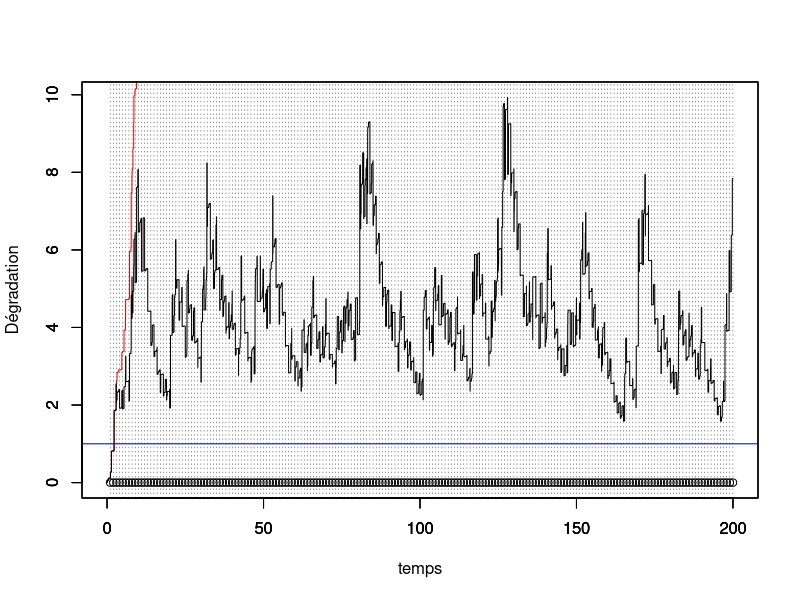

R code for this plot: (Note: this script raises an error after producing the figure.)
# Programme d'optimisation de la maintenance en fonction de tau et de L
rm(list=ls())
library(ggplot2)
library(tidyverse)

# Définition des coûts d'inspections et  de maintenances.
C_I <- 1
C_P <- 10
C_C <- 50

MaintOpti <- function(tau,L=80,col){
  rho = 0.2 # parametre ARDinf
  M=50 # seuil pour MC et renouvellement
  tps.final <-200 # fenêtre d'observation du processus
  id.newcycle <- FALSE # Initialisation du nb de cycle de renouvellement
  
  #set.seed(123)
  # Simulation d'un processus gamma jusqu'au temps final
  pas = 0.01 # pas de temps pour simuler le processus
  
  alpha = 1 # paramètre de forme de Gamma a = alpha (t)^beta
  beta = 1 # paramètre de forme  de Gamma
  b=1   # paramètre d'échelle du Gamma
  temps = seq(from = 0,to = tps.final,by = pas)
  
  n=length(temps)
  
  nb.inspections<- floor(tps.final/tau) # nombre d'inspections max pendant la fenêtre d'observation.
  
  obs<-numeric(nb.inspections) # données observées (pendant les inspections, à t_j^-)
  
  j<-1 # indicateur prochaine inspection
  j.newcycle <- 0 # identifier le j où nouveau cycle
  nb.cycles <- 1 # compteur de cycles
  
  x=matrix(nrow=nb.inspections+1,ncol = n) # processus Gamma simulé, nb.lignes = nb.cycles
  x[nb.cycles,1] = 0     # initialisation du processus Gamma = 0 à t=0
  for(i in 2:n){
    x[nb.cycles,i] = x[nb.cycles,i-1] + rgamma(1,scale = b, shape = alpha*(temps[i]^beta-temps[i-1]^beta))
  }
  y=numeric(n) # processus Gamma maintenu
  y.tilde=numeric(n) # processus Gamma maintenu
  
  y[1]<-0
  y.tilde[1]<-0
  
  while (j<=nb.inspections) {
    # boucle sur un cycle de renouvellement
    if (id.newcycle){
      # on resimule un x depuis 0
      x[nb.cycles,1] = 0     # initialisation du processus Gamma = 0 à t=0
      for(i in 2:n){
        x[nb.cycles,i] = x[nb.cycles,i-1] + rgamma(1,scale = b, shape = alpha*(temps[i]^beta-temps[i-1]^beta))
      }
      id.newcycle <- FALSE
    }
    
    y.tilde[((j-1)*tau/pas+2):(j*(tau/pas)+1)]<-y[((j-1)*tau/pas+2):(j*(tau/pas)+1)]<-y[(j-1)*tau/pas+1]+ x[nb.cycles,((j-j.newcycle-1)*tau/pas+2):((j-j.newcycle)*(tau/pas)+1)]- x[nb.cycles,(j-j.newcycle-1)*tau/pas+1]
    
    obs[j]<-y[j*tau/pas+1] # état dégradation à l'inspection (t_j^-)
    
    if (obs[j] < L) {
      #print("no action")
    } else {
      if (obs[j]<M) {
        y[j*tau/pas+1]<-(1-rho)*y[j*tau/pas+1] # on écrase (ARD infini)
      } else {
        y[j*tau/pas+1]<-0
        id.newcycle <- TRUE
        j.newcycle <- j
        nb.cycles <- nb.cycles+1
      }
    }
    j<-j+1
  }
  
  
  #df <- data.frame(temps,x,y)
  #mygraph <- ggplot(df,aes(x = temps)) +  
  #  geom_line(aes(y = y), color = "darkred") +
  #  geom_line(aes(y = x), color="steelblue", linetype="twodash") +
  #  geom_abline(slope = 0,intercept = L,color="blue") +
  #  geom_abline(slope = 0,intercept = M,color="red")
  
  
  temps.cycle<-c(0,tau*which(obs>M),tps.final)
  indice.temps.cycle <- c(1,tau/pas*(which(obs>M))+1,length(temps))
  
  
  for (k in 1:nb.cycles){
    plot(temps[indice.temps.cycle[k]:indice.temps.cycle[k+1]],x[k,1:(indice.temps.cycle[k+1]-indice.temps.cycle[k]+1)],col="red",type="l",ylim = c(0,max(y.tilde)),xlim = c(0,tps.final),xlab="",ylab="")
    par(new=T)
  }
  
  plot(temps,y.tilde,type="l",ylim=c(0,max(y.tilde)),xlim = c(0,tps.final),ylab="",xlab="")
  
  
  par(new=T)
  plot(tau*(1:nb.inspections),numeric(length = nb.inspections),ylim=c(0,max(y.tilde)),type="p",xlim = c(0,tps.final),xlab = "temps",ylab="Dégradation")
  abline(h=L,col="blue")
  abline(h=M,col="red")
  abline(v=tau*(1:nb.inspections), lty =3, col = grey(0.1), lwd = 0.45)
  
  abline(v = tau*(1:nb.inspection))
  #####################################
  # Calcul de la loi stationnaire
  #####################################
  
  
  ## update 20/05/2021
  ## version discrétisée pour le calcul de la loi stationnaire
  
  # fonction ntrap : renvoie l'intégrale par la méthode des trapèzes
  ntrap <- function(abs,ord){
    # Cette fonction renvoie un vecteur de taille nc (pour différentes valeurs de y)
    # abscisse abs : vecteur de taille nl
    # ordonnée ord : matrice de taille nc*nl
    # (abs_i+1-abs_i)*(f(abs_i,ord)+f(abs_i,ord)/2
    # (matrix(1,ncol=1,nrow=nc)%*%diff(abs)) = (x_2-x_1 x_3-x_2 ...
    #                                           x_2-x_1 x_3-x_2 ...)
    
    nl<- length(abs)
    if (is.matrix(ord)){
      nc <- nrow(ord)
      res <- rowSums((matrix(1,ncol=1,nrow=nc)%*%diff(abs))*(ord[,-ncol(ord)]+ord[,-1])/2)
    } else {
      nc <- 1
      res <- sum(diff(abs)*(ord[-length(ord)]+ord[-1])/2)
    }
    return(res)
  }
  
  
  
  
  
  # vecteur de l'état x
  level.x <- seq(0.01,2*M,0.01)
  n.level.x <-length(level.x)
  
  ind.L <- which( level.x >= L)[1]
  ind.M <- which( level.x == M)
  
  
  level.y <- seq(0.01,2*M,0.01)
  n.level.y <-length(level.y)
  
  mat.trans <- matrix(0,ncol=n.level.y,nrow = n.level.x)
  mat.trans.rho <- matrix(0,ncol=n.level.y,nrow = n.level.x)
  
  for(i in 1:(n.level.x-1)){
    mat.trans[i,(i+1):n.level.y]<-dgamma(level.y[(i+1):n.level.y]-level.x[i],scale=b,shape = alpha*tau^beta)
    mat.trans.rho[i,(i+1):n.level.y]<-dgamma(level.y[(i+1):n.level.y]-(1-rho)*level.x[i],scale=b,shape = alpha*tau^beta)
  }
  
  K<-50
  w<-matrix(0,nrow=K,ncol=n.level.y)
  w[1,]<-dgamma(level.y,scale = b,shape=alpha*tau^beta)
  
  
  pi<-list()
  pi[[1]]<-function(x) dgamma(x,scale = b,shape=alpha*tau^beta)
 # curve(pi[[1]](x), from = 0, to = max(level.x), lwd = 2, col = k)
  
  for(k in 2:K){
    
    # Contribution à la première intégrale :
    
    Q1 <- ntrap(level.x[1:ind.L],t(mat.trans[1:ind.L,]) * matrix(rep(w[k-1,1:ind.L],n.level.y),byrow = T,ncol = ind.L)) 
    # Contribution à la deuxième intégrale :
    
    if(length(ind.M) == 0){
      Q2 <- ntrap(level.x[(ind.L+1):length(level.x)],t(mat.trans.rho[(ind.L+1):length(level.x),]) *matrix(rep(w[k-1,(ind.L+1):length(level.x)],n.level.y),byrow = T,ncol = length(level.x)-ind.L) )
    } else {
      Q2 <- ntrap(level.x[(ind.L+1):ind.M],t(mat.trans.rho[(ind.L+1):ind.M,]) *matrix(rep(w[k-1,(ind.L+1):ind.M],n.level.y),byrow = T,ncol = ind.M-ind.L) )
    }
    
    
    # Contribution à la troisième intégrale :
    if(length(ind.M) == 0){
      Q3 <- 0
    } else {
      Q3 <- dgamma(level.y,scale=b,shape=alpha*tau^beta) * ntrap(level.x[(ind.M+1):n.level.y],w[k-1,(ind.M+1):n.level.y])
    }
    
    
    
    aux <- w[k,] <- (Q1+Q2+Q3)/ntrap(level.x,Q1+Q2+Q3)
    fn_w <- function(x) {
      res <- splinefun(x = level.x, y = aux)(x)*((0 < x) & (x<=max(level.x)))
      return(res)
    }
    pi[[k]] <- fn_w
    if(k%%10 == 0){
#      curve(pi[[k]](x), from = 0, to = max(level.x), lwd = 2, add = TRUE, col = k,ylab = "w_k")
    }
    
    #print(paste("L'intégrale de la", k,"-ième fonction vaut",integrate(fn_w,0,Inf)$value,sep=" "))
    #  scan()
  }
  ######################
  ###   fin update   ###
  ###################### 
  curve(pi[[K]](x), from = 0, to = max(level.x), add=T,lwd = 2, col = col,ylab = "Stationary Law")
  
  
  # 1ere intégrale \int_0^L \int_L^M f(y-x) pi(dx)
  
  #PI <- Vectorize(function(u) integrate(pi[[K]],0,u)$value)
  
  PI <- Vectorize(function(u,n=10000) {
    if (u>max(level.x)) {
      res<-1
    }
    else {
      #set.seed(123)
      x<-runif(n,0,u)
      res <- mean(pi[[K]](x))*u
    }  
    return(res)
  })
  
  
  
  # Tirer selon loi stationnaire :
  
  # Tirer un u selon U[0,1]
  samplePi.aux <- function() {
    uu<-runif(1)
    uniroot(function(u) PI(u) - uu,c(0,10000))$root
  }
  
  
  
  #ech<-replicate(10000,samplePi.aux())
  #yPi <- runif(10000,L,M)
  #mean(dgamma(yPi-ech,rate=beta,shape=alpha*tau)*(M-L))*PI(M)
  
  
  # Ne semble pas fonctionner quand on compare l'histo avec la densité ! 23/06/2021.
  
  # yPi <- runif(1e7,L,M)
  # xPi <- runif(1e7,0,M)
  xPi <- runif(1e5,0,M)
  yPi <- runif(1e5,max(L,xPi),M)
  yPibis <- runif(1e5,L,M)
  
  # int.1 <- mean(dgamma(yPi-xPi,scale=b,shape=alpha*tau^beta)*pi[[K]](xPi))*(M-L)*M
  # int.1 <- mean(dgamma(yPi-xPi,scale=b,shape=alpha*tau^beta)*pi[[K]](xPi))*((M-L)*L + (M-L)^2/2)
  #int.1 <- mean(dgamma(yPi-xPi,scale=b,shape=alpha*tau^beta)*pi[[K]](xPi)*(M *(M- pmax(xPi,L))))
  #int.1 <- mean(dgamma(yPibis-xPi,scale=b,shape=alpha*tau^beta)*pi[[K]](xPi))*(M-L)*M
  int.1 <- mean(dgamma(yPi-xPi,scale=b,shape=alpha*tau^beta)*pi[[K]](xPi))*(M^2-L^2)/2
  
  
  print(paste("la proba que Y soit entre L et M vaut ",int.1))
  #print(paste("la proba que Y soit entre L et M vaut ",int.1.bis))
  #print(paste("la proba que Y soit entre L et M vaut ",int.1.ter))
  
  xPi <- rexp(1e5,1)
  xPi.bis <- runif(1e5,0,M)
  yPi <- runif(1e5,0,M)
  yPi.ter <- runif(1e5,xPi.bis,M)
  
  int.2 <- 1-mean(dgamma(yPi-xPi,scale=b,shape=alpha*tau^beta)*pi[[K]](xPi)/dexp(xPi))*(M)
  #int.2.bis <- 1-mean(dgamma(yPi-xPi.bis,scale=b,shape=alpha*tau^beta)*pi[[K]](xPi.bis))*(M^2)
  #int.2.ter <- 1-mean(dgamma(yPi.ter-xPi.bis,scale=b,shape=alpha*tau^beta)*pi[[K]](xPi.bis)*(M-xPi.bis))*(M)
  
  print(paste("la proba que Y soit plus grand que M vaut ",int.2))
  #print(paste("la proba que Y soit plus grand que M vaut ",int.2.bis))
  #print(paste("la proba que Y soit plus grand que M vaut ",int.2.ter))
  
  cout.moy <- (C_I+C_P*int.1+C_C*int.2)/tau
  
  return(list(int.1=int.1,int.2=int.2,cout.moy=cout.moy))
}

#seq.tau<-seq(from = 0.1,to = 10,by = 0.5)
#int.1 <-numeric(length(seq.tau))
#int.2 <-numeric(length(seq.tau))
#cout.tau <-numeric(length(seq.tau))


#for(ii in 1:length(seq.tau)){
#  res <- MaintOpti(tau = seq.tau[ii],L=1.35,col=ii)
#  int.1[ii]<-res$int.1
#  int.2[ii]<-res$int.2
#  cout.tau[ii]<-res$cout.moy
#cat("itération : ",ii, "\n")
#}

#plot(seq.tau,cout.tau, type = "l", lwd = 3)

#cout.tau.smooth <- loess(cout.tau~seq.tau,span=0.8)

#xfit <- seq(from=min(seq.tau),to=max(seq.tau),by = 0.01)
#yfit1 <- predict(cout.tau.smooth,newdata=xfit)
#lines(x = xfit, y = yfit1, col = "red", lwd = 3)
#idx <- which.min(yfit1)
#cat("Coût optimal : ", yfit1[idx], "\n")
#cat("tau optimal : ", xfit[idx], "\n")




seq.L<-seq(from = 1,to = 90,by = .5)
int.1 <-numeric(length(seq.L))
int.2 <-numeric(length(seq.L))
cout.L <-numeric(length(seq.L))

#set.seed(123)
for(ii in 1:length(seq.L)){
  res <- MaintOpti(tau = 1,L=seq.L[ii],col=ii)
  int.1[ii]<-res$int.1
  int.2[ii]<-res$int.2
  cout.L[ii]<-res$cout.moy
  
  
  cat("itération : ",ii, "\n")
}

plot(seq.L, cout.L, type = "l", lwd = 3,xlab="L",ylab="Cost",main="Cost for (C_I,C_P,C_C)=(5,10,100)")

cout.L.smooth <- loess(cout.L~seq.L,span=0.8)

xfit <- seq(from=min(seq.L),to=max(seq.L),by = 0.01)
yfit1 <- predict(cout.L.smooth,newdata=xfit)
lines(x = xfit, y = yfit1, col = "red", lwd = 3,xlab="L")
idx <- which.min(yfit1)
cat("Coût optimal : ", yfit1[idx], "\n")
cat("L optimal : ", xfit[idx], "\n")
